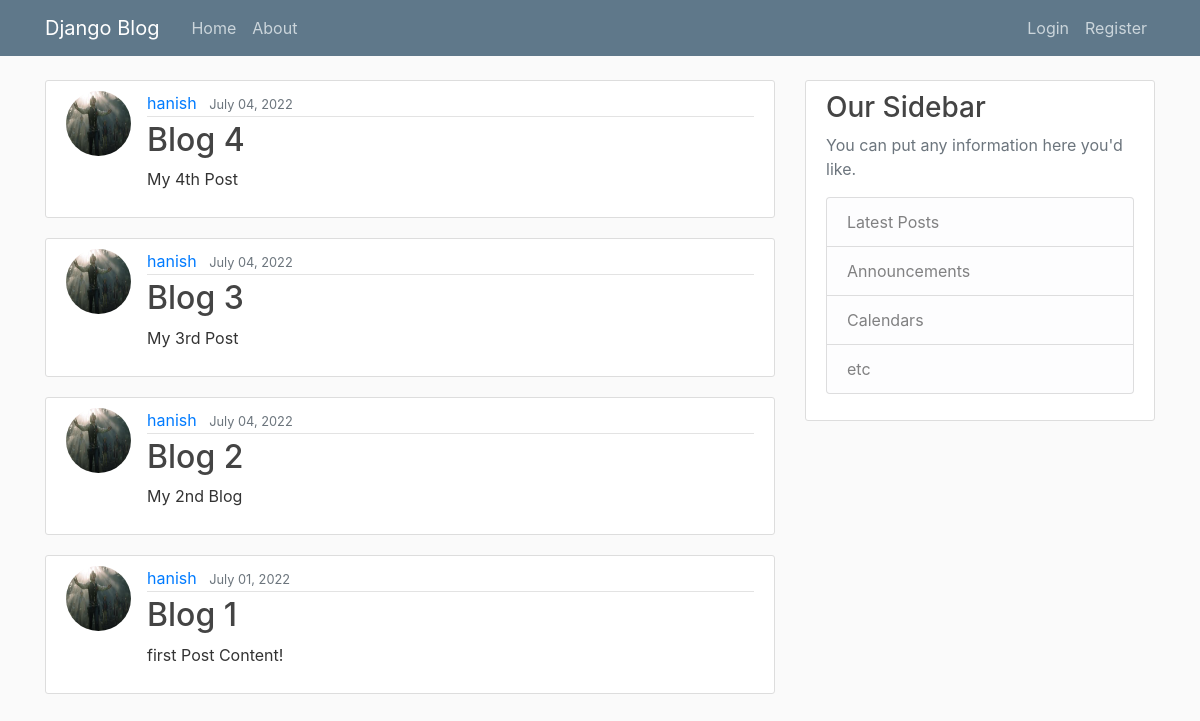
Before: / with the older database file.
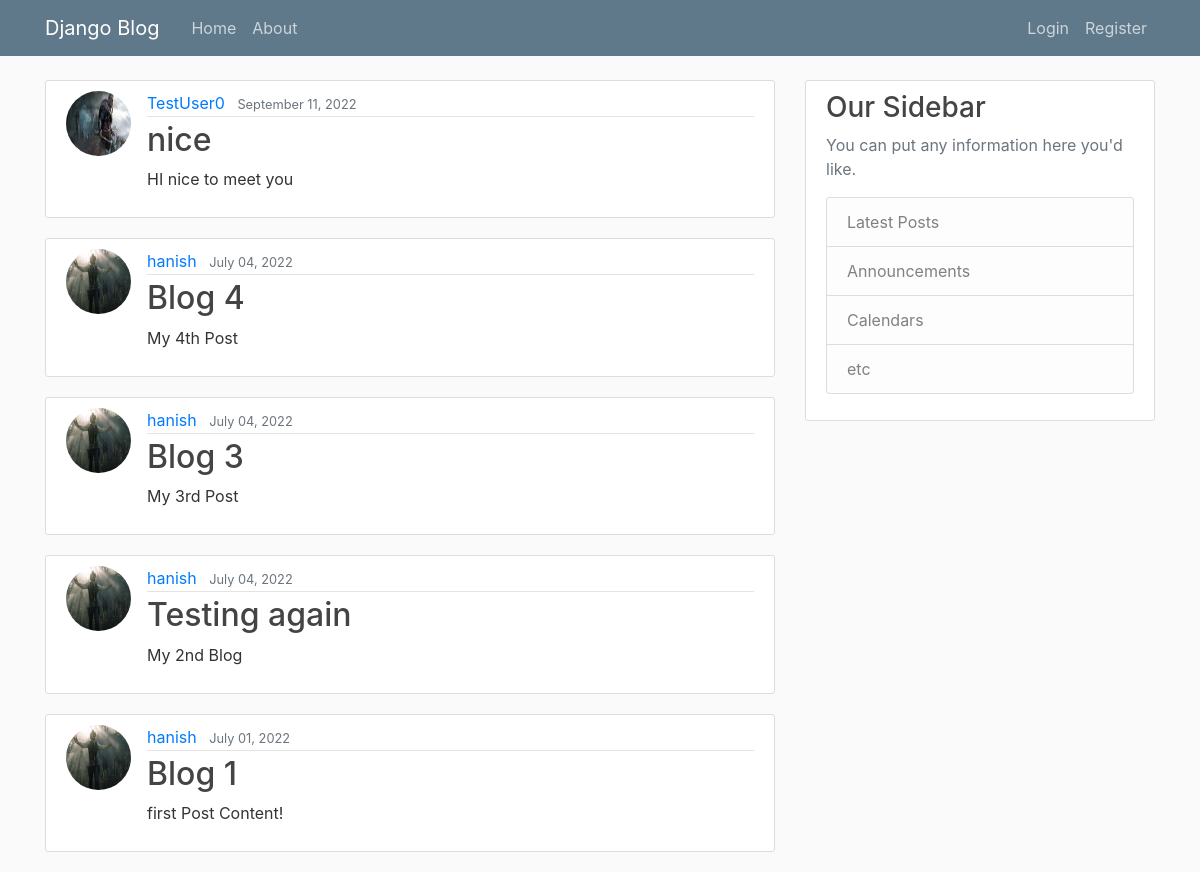
After: the same page with the newer database file.
### blog/models.py (models this page shows, shortened)
class Post(models.Model):
    title = models.CharField(max_length=100)
    content = models.TextField()
    date_posted = models.DateTimeField(default=timezone.now)
    author = models.ForeignKey(User, on_delete=models.CASCADE)

### users/models.py (models this page shows, shortened)
class Profile(models.Model):
    user = models.OneToOneField(User, on_delete=models.CASCADE)
    image = models.ImageField(default='default.jpg', upload_to='profile_pics')

### blog/views.py (the view)
# urls.py: path('', PostListView.as_view(), name = 'blog-home'),
class PostListView(ListView):
    model = Post
    template_name = 'blog/home.html'
    context_object_name = 'posts'
    ordering = ['-date_posted']

### blog/templates/blog/home.html
{% extends "blog/base.html" %}
{% block content %}
    {% for post in posts %}
      <article class="media content-section">
        <img class="rounded-circle article-img" src="{{ post.author.profile.image.url}}" alt="">
        <div class="media-body">
          <div class="article-metadata">
            <a class="mr-2" href="#">{{ post.author }}</a>
            <small class="text-muted">{{ post.date_posted|date:"F d, Y"}}</small>
          </div>
          <h2><a class="article-title" href="{% url 'post-detail' post.id %}">{{ post.title }}</a></h2>
          <p class="article-content">{{ post.content }}</p>
        </div>
      </article>
    {% endfor %}
{% endblock content %}

Changed rows visible on the page:
added Post: author.profile.image (picture), author "TestUser0", date_posted "September 11, 2022", title "nice", content "HI nice to meet you"
changed Post "My 2nd Blog": title "Blog 2" → "Testing again"
